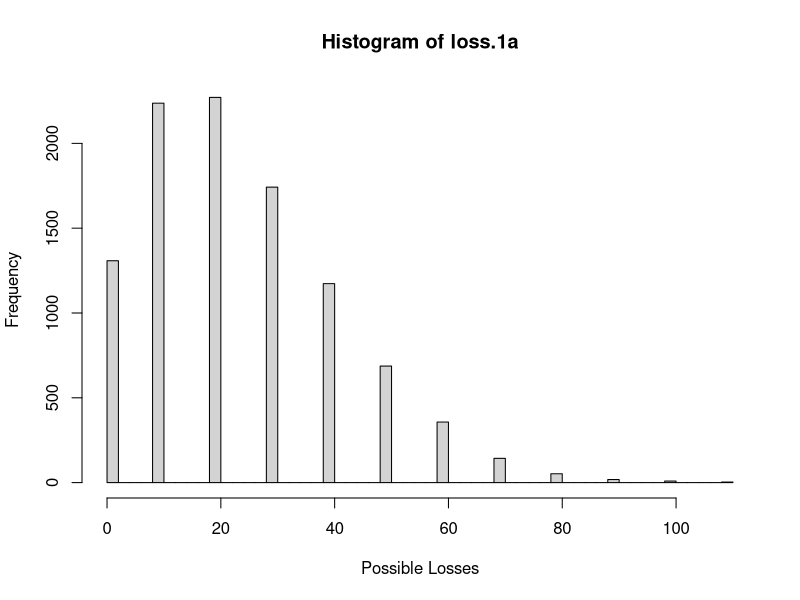
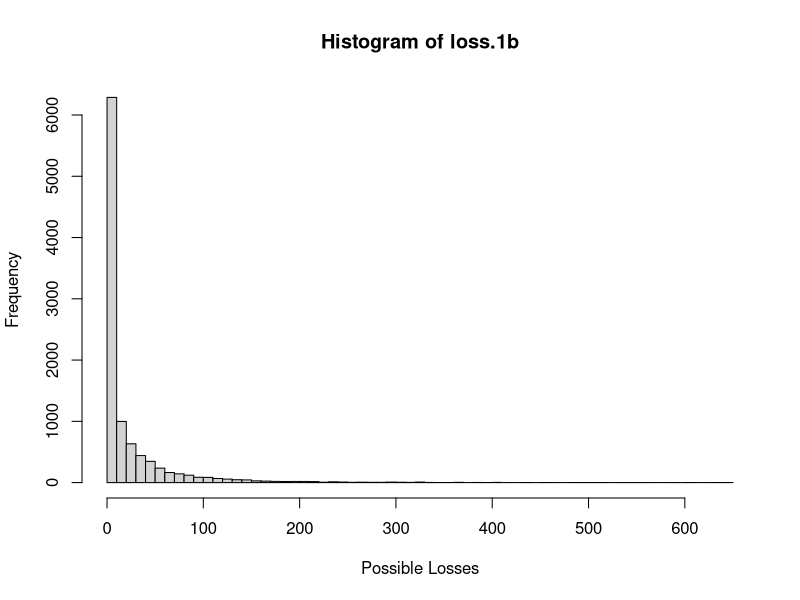
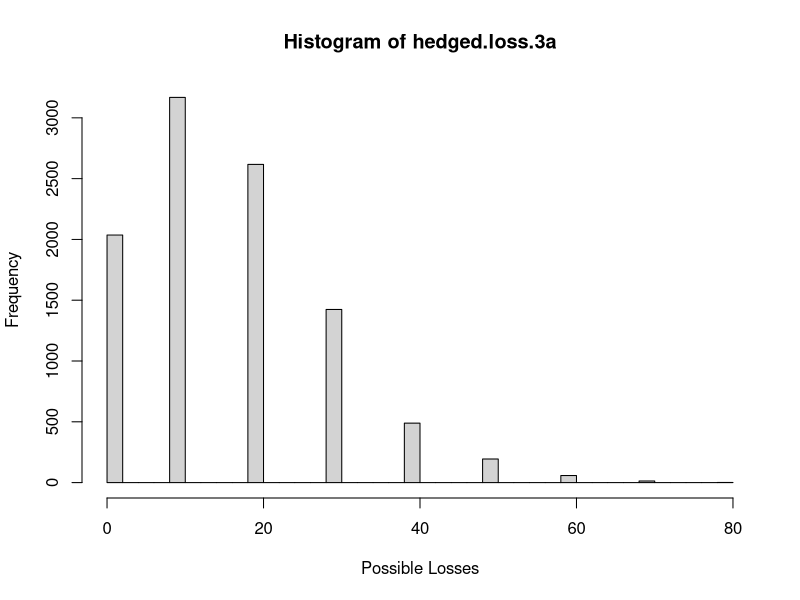
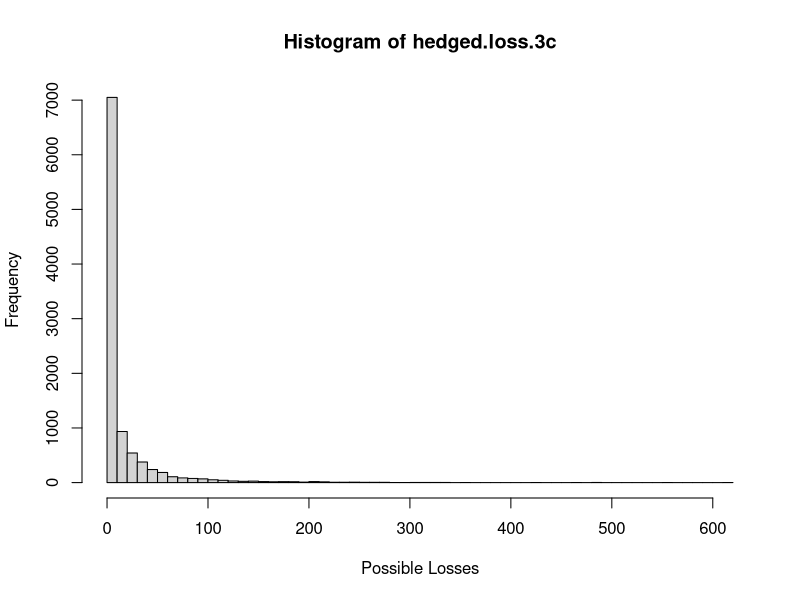
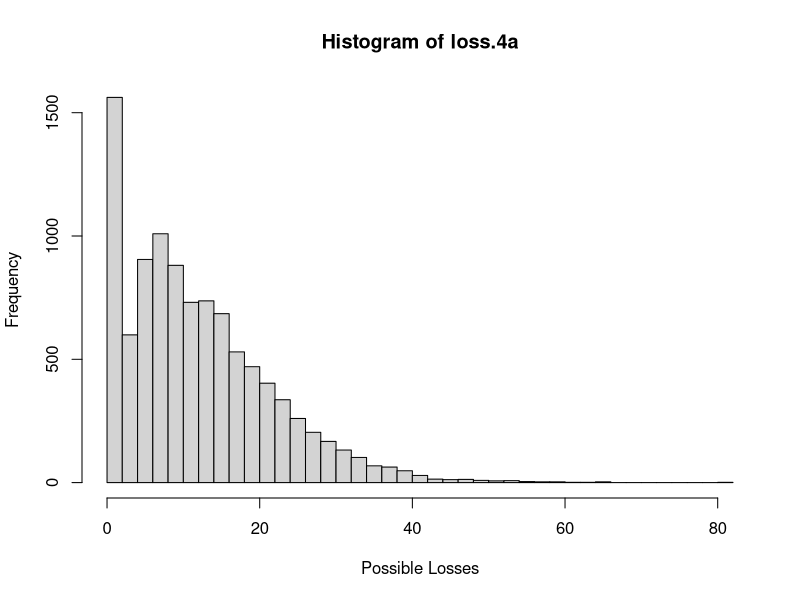
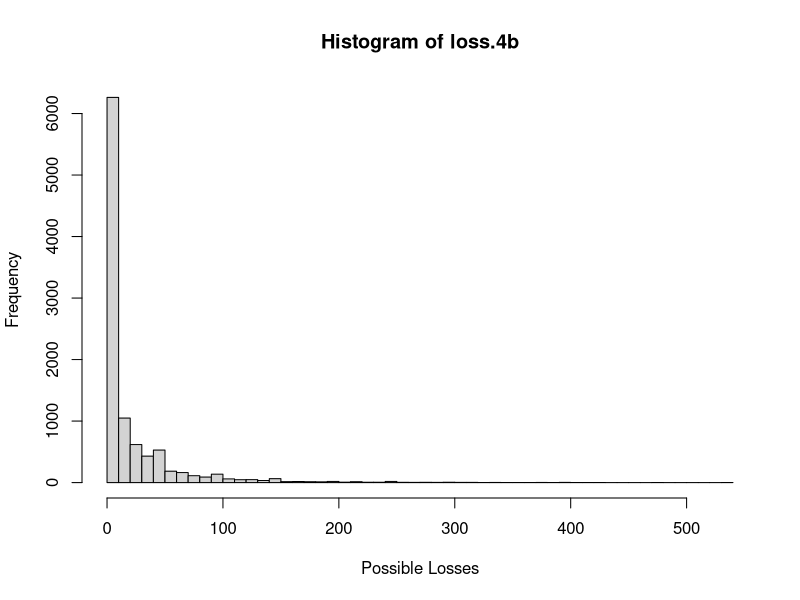

Here is the R script that generated these plots, in order:
## ---- chunk 1
portfolio <- NULL
  for (i in 1:80){portfolio[i] = 10}
  for (i in 81:100){portfolio[i] = 20}
## ---- chunk 2
loss.1a <- NULL
for (j in 1:10000){
  b <- runif(100)
  ifdefault <- NULL
  for (i in 1:100){
    if (b[i] > 0.02) ifdefault[i] <- 0
    else ifdefault[i] <- 1
  }
  loss.1a[j] <- sum(ifdefault * portfolio)
}
hist(loss.1a,50,xlab = "Possible Losses")
## ---- chunk 3
loss.1b <- NULL
for (j in 1:10000){
  rho <- 0.3
  m <- rnorm(1)
  z <- NULL
  u <- NULL
  ifdefault <- NULL
  for (i in 1:100){
    z[i] <- (sqrt(rho))*m +(sqrt(1 - rho))*rnorm(1)
    u[i] <- pnorm(z[i])
    if (u[i] > 0.02) ifdefault[i] <- 0
    else ifdefault[i] <- 1
  }
  loss.1b[j] <- sum(ifdefault * portfolio)
}
hist(loss.1b,50,xlab = "Possible Losses")
## ---- chunk 4
isdefault1 <- NULL
isdefault2 <- NULL
isdefault.sum <- NULL
z1 <- NULL
  u1 <- NULL
  z2 <- NULL
  u2 <- NULL
n <- 10000
for (j in 1:n){
  isdefault1[j] <- 0
  isdefault2[j] <- 0
  isdefault.sum[j] <- 0
  m <- rnorm(1)
  z1[j] <- (sqrt(rho))*m +(sqrt(1 - rho))*rnorm(1)
  u1[j] <- pnorm(z1[j])
  if (u1[j] <= 0.02)
    isdefault1[j] <- 1
  z2[j] <- (sqrt(rho))*m +(sqrt(1 - rho))*rnorm(1)
  u2[j] <- pnorm(z2[j])
  if (u2[j] <= 0.02)
    isdefault2[j] <- 1
  if (isdefault1[j] == 1 && isdefault2[j] == 1)
    isdefault.sum[j] <- 1
}
p.ab <- sum(isdefault.sum)/n
p.a <- sum(isdefault1)/n
p.b <- sum(isdefault2)/n
defaultCorr <- (p.ab - p.a*p.b)/sqrt(p.a*(1 - p.a)*p.b*(1 - p.b))
defaultCorr
## ---- chunk 5
isdefault1 <- NULL
isdefault2 <- NULL
isdefault.sum <- NULL
z1 <- NULL
u1 <- NULL
z2 <- NULL
u2 <- NULL
n <- 100000
rho <- 0.26
for (j in 1:n){
  isdefault1[j] <- 0
  isdefault2[j] <- 0
  isdefault.sum[j] <- 0
  m <- rnorm(1)
  z1[j] <- (sqrt(rho))*m +(sqrt(1 - rho))*rnorm(1)
  u1[j] <- pnorm(z1[j])
  if (u1[j] <= 0.02)
    isdefault1[j] <- 1
  z2[j] <- (sqrt(rho))*m +(sqrt(1 - rho))*rnorm(1)
  u2[j] <- pnorm(z2[j])
  if (u2[j] <= 0.02)
    isdefault2[j] <- 1
  if (isdefault1[j] == 1 && isdefault2[j] == 1)
    isdefault.sum[j] <- 1
}
p.ab <- sum(isdefault.sum)/n
p.a <- sum(isdefault1)/n
p.b <- sum(isdefault2)/n
defaultCorr <- (p.ab - p.a*p.b)/sqrt(p.a*(1 - p.a)*p.b*(1 - p.b))
defaultCorr
## ---- chunk 6
EC.2a <- unname(quantile(loss.1a,0.999)) - 0.02*sum(portfolio)
EC.2a
## ---- chunk 7
EC.2b <- unname(quantile(loss.1b,0.999)) - mean(loss.1b)
EC.2b
## ---- chunk 8
loss.3a <- NULL
hedged.loss.3a <- NULL
for (j in 1:10000){
  b <- runif(100)
  ifdefault <- NULL
  for (i in 1:100){
    if (b[i] > 0.02) ifdefault[i] <- 0
    else ifdefault[i] <- 1
  }
  loss.3a[j] <- sum(ifdefault * portfolio)
  if(sum(tail(ifdefault,20)) > 2) hedged.loss.3a[j] <- loss.3a[j] - 40
  else hedged.loss.3a[j] <- sum(head(ifdefault,80) * head(portfolio,80))
}
hist(hedged.loss.3a,50,xlab = "Possible Losses")
## ---- chunk 9
EC.3b <- unname(quantile(hedged.loss.3a,0.999)) - mean(hedged.loss.3a)
#EC.3b <- unname(quantile(hedged.loss.3a,0.999)) - 20
EC.3b
## ---- chunk 10
loss.3c <- NULL
hedged.loss.3c <- NULL
for (j in 1:10000){
  rho <- 0.3
  m <- rnorm(1)
  z <- NULL
  u <- NULL
  ifdefault <- NULL
  for (i in 1:100){
    z[i] <- (sqrt(rho))*m +(sqrt(1 - rho))*rnorm(1)
    u[i] <- pnorm(z[i])
    if (u[i] > 0.02) ifdefault[i] <- 0
    else ifdefault[i] <- 1
  }
  loss.3c[j] <- sum(ifdefault * portfolio)
  if(sum(tail(ifdefault,20)) > 2) hedged.loss.3c[j] <- loss.3c[j] - 40
  else hedged.loss.3c[j] <- sum(head(ifdefault,80) * head(portfolio,80))
}
hist(hedged.loss.3c,50,xlab = "Possible Losses")
## ---- chunk 11
EC.3c <- unname(quantile(hedged.loss.3c,0.999)) - mean(hedged.loss.3c)
EC.3c
## ---- chunk 12
loss.4a <- NULL
for (j in 1:10000){
  b <- runif(100)
  ifdefault <- NULL
  for (i in 1:100){
    if (b[i] > 0.02) ifdefault[i] <- 0
    else ifdefault[i] <- 1
  }
  loss.4a[j] <- sum(ifdefault * portfolio * (1 - rbeta(100,2,2)))
}
hist(loss.4a,50,xlab = "Possible Losses")
## ---- chunk 13
loss.4b <- NULL
for (j in 1:10000){
  rho <- 0.3
  m <- rnorm(1)
  z <- NULL
  u <- NULL
  ifdefault <- NULL
  for (i in 1:100){
    z[i] <- (sqrt(rho))*m +(sqrt(1 - rho))*rnorm(1)
    u[i] <- pnorm(z[i])
    if (u[i] > 0.02) ifdefault[i] <- 0
    else ifdefault[i] <- 1 - beta(2,2)
  }
  loss.4b[j] <- sum(ifdefault * portfolio)
}
hist(loss.4b,50,xlab = "Possible Losses")
